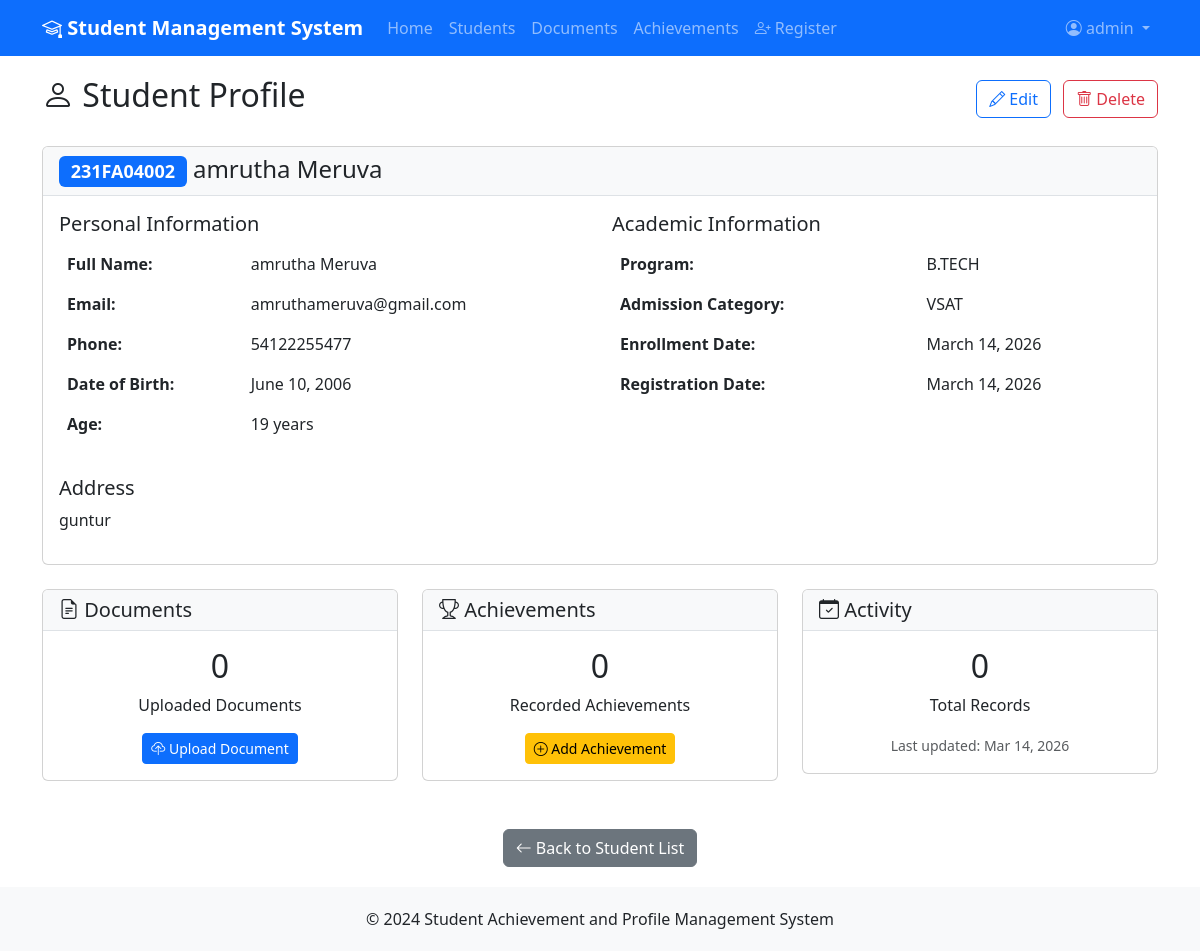
Page /students/2/ (signed in) on the committed database.
### accounts/models.py (models this page shows, shortened)
class CustomUser(AbstractUser):
    USER_TYPE_CHOICES = [
        ('STUDENT', 'Student'),
        ('STAFF', 'Staff Member'),
        ('ADMIN', 'Administrator'),
    ]
    user_type = models.CharField(max_length=10, choices=USER_TYPE_CHOICES, default='STUDENT')
    student_profile = models.OneToOneField('students.Student', on_delete=models.CASCADE, null=True, blank=True, related_name='user_account')
    groups = models.ManyToManyField(
        'auth.Group',
        verbose_name='groups',
        blank=True,
        help_text='The groups this user belongs to.',
        related_name='customuser_set',
        related_query_name='customuser',
    )
    user_permissions = models.ManyToManyField(
        'auth.Permission',
        verbose_name='user permissions',
        blank=True,
        help_text='Specific permissions for this user.',
        related_name='customuser_set',
        related_query_name='customuser',
    )

### students/models.py (models this page shows, shortened)
class Student(models.Model):
    BATCH_PREFIX = "231"  # You can change this based on year
    DEPARTMENT_CODE = "FA"  # Department code
    SEQUENCE_START = 4001  # Starting sequence number
    registration_number = models.CharField(max_length=20, unique=True, editable=False)
    first_name = models.CharField(max_length=100)
    last_name = models.CharField(max_length=100)
    email = models.EmailField(unique=True)
    phone = models.CharField(max_length=15)
    date_of_birth = models.DateField()
    address = models.TextField()
    ADMISSION_CATEGORIES = [
        ('VSAT', 'VSAT'),
        ('EAMCET', 'EAMCET'),
        ('JEE', 'JEE Main/Advanced'),
        ('MANAGEMENT', 'Management Quota'),
        ('OTHER', 'Other'),
    ]
    admission_category = models.CharField(max_length=20, choices=ADMISSION_CATEGORIES)
    program = models.CharField(max_length=100)
    enrollment_date = models.DateField()
    created_at = models.DateTimeField(auto_now_add=True)
    updated_at = models.DateTimeField(auto_now=True)
    class Meta:
        ordering = ['-created_at']
        verbose_name = 'Student'
        verbose_name_plural = 'Students'
    @property
    def full_name(self):
        return f"{self.first_name} {self.last_name}"
    @property
    def age(self):
        today = date.today()
        return today.year - self.date_of_birth.year - (
            (today.month, today.day) < (self.date_of_birth.month, self.date_of_birth.day)
        )

### students/views.py (the view)
# urls.py: path('students/<int:pk>/', views.student_detail, name='student_detail'),
def student_detail(request, pk):
    if not request.user.is_authenticated:
        messages.error(request, "Please login to view student details.")
        return redirect('login')
    student = get_object_or_404(Student, pk=pk)
    return render(request, 'students/detail.html', {'student': student})

### templates/students/detail.html (shortened to what this page needs)
{% extends 'base.html' %}
{% block content %}
<div class="row">
    <div class="col-12">
        <div class="d-flex justify-content-between align-items-center mb-4">
            <h2><i class="bi bi-person"></i> Student Profile</h2>
            <div>
                {% if user.is_authenticated %}
                    <a href="{% url 'student_update' student.pk %}" class="btn btn-outline-primary me-2">
                        <i class="bi bi-pencil"></i> Edit
                    </a>
                    <a href="{% url 'student_delete' student.pk %}" class="btn btn-outline-danger">
                        <i class="bi bi-trash"></i> Delete
                    </a>
                {% endif %}
            </div>
        </div>
        <div class="card mb-4">
            <div class="card-header">
                <h4 class="card-title mb-0">
                    <span class="badge bg-primary">{{ student.registration_number }}</span>
                    {{ student.full_name }}
                </h4>
            </div>
            <div class="card-body">
                <div class="row">
                    <div class="col-md-6">
                        <h5>Personal Information</h5>
                        <table class="table table-borderless">
                            <tr>
                                <td><strong>Full Name:</strong></td>
                                <td>{{ student.full_name }}</td>
                            </tr>
                            <tr>
                                <td><strong>Email:</strong></td>
                                <td>{{ student.email }}</td>
                            </tr>
                            <tr>
                                <td><strong>Phone:</strong></td>
                                <td>{{ student.phone }}</td>
                            </tr>
                            <tr>
                                <td><strong>Date of Birth:</strong></td>
                                <td>{{ student.date_of_birth }}</td>
                            </tr>
                            <tr>
                                <td><strong>Age:</strong></td>
                                <td>{{ student.age }} years</td>
                            </tr>
                        </table>
                    </div>
                    <div class="col-md-6">
                        <h5>Academic Information</h5>
                        <table class="table table-borderless">
                            <tr>
                                <td><strong>Program:</strong></td>
                                <td>{{ student.program }}</td>
                            </tr>
                            <tr>
                                <td><strong>Admission Category:</strong></td>
                                <td>{{ student.get_admission_category_display }}</td>
                            </tr>
                            <tr>
                                <td><strong>Enrollment Date:</strong></td>
                                <td>{{ student.enrollment_date }}</td>
                            </tr>
                            <tr>
                                <td><strong>Registration Date:</strong></td>
                                <td>{{ student.created_at|date:"F d, Y" }}</td>
                            </tr>
                        </table>
                    </div>
                </div>
                <div class="row mt-3">
                    <div class="col-12">
                        <h5>Address</h5>
                        <p>{{ student.address }}</p>
                    </div>
                </div>
            </div>
        </div>
        <div class="row">
            <div class="col-md-4 mb-4">
                <div class="card">
                    <div class="card-header">
                        <h5 class="card-title mb-0">
                            <i class="bi bi-file-earmark-text"></i> Documents
                        </h5>
                    </div>
                    <div class="card-body text-center">
                        <h2>{{ student.documents.count }}</h2>
                        <p class="card-text">Uploaded Documents</p>
                        <a href="{% url 'upload_document' %}?student={{ student.pk }}" class="btn btn-primary btn-sm">
                            <i class="bi bi-cloud-upload"></i> Upload Document
                        </a>
                    </div>
                </div>
            </div>
            <div class="col-md-4 mb-4">
                <div class="card">
                    <div class="card-header">
                        <h5 class="card-title mb-0">
                            <i class="bi bi-trophy"></i> Achievements
                        </h5>
                    </div>
                    <div class="card-body text-center">
                        <h2>{{ student.achievements.count }}</h2>
                        <p class="card-text">Recorded Achievements</p>
                        <a href="{% url 'add_achievement' %}?student={{ student.pk }}" class="btn btn-warning btn-sm">
                            <i class="bi bi-plus-circle"></i> Add Achievement
                        </a>
                    </div>
                </div>
            </div>
            <div class="col-md-4 mb-4">
                <div class="card">
                    <div class="card-header">
                        <h5 class="card-title mb-0">
                            <i class="bi bi-calendar-check"></i> Activity
                        </h5>
                    </div>
                    <div class="card-body text-center">
                        <h2>{{ student.documents.count|add:student.achievements.count }}</h2>
                        <p class="card-text">Total Records</p>
                        <small class="text-muted">Last updated: {{ student.updated_at|date:"M d, Y" }}</small>
                    </div>
                </div>
            </div>
        </div>
        <div class="text-center mt-4">
            <a href="{% url 'student_list' %}" class="btn btn-secondary">
                <i class="bi bi-arrow-left"></i> Back to Student List
            </a>
        </div>
    </div>
</div>
{% endblock %}

### templates/base.html (shortened to what this page needs)
<!DOCTYPE html>
<html lang="en">
<head>
    <link href="https://cdn.jsdelivr.net/npm/bootstrap@5.3.0/dist/css/bootstrap.min.css" rel="stylesheet">
    <link rel="stylesheet" href="https://cdn.jsdelivr.net/npm/bootstrap-icons@1.10.0/font/bootstrap-icons.css">
</head>
<body>
    <nav class="navbar navbar-expand-lg navbar-dark bg-primary">
        <div class="container">
            <a class="navbar-brand" href="{% url 'home' %}">
                <i class="bi bi-mortarboard"></i> Student Management System
            </a>
            <div class="collapse navbar-collapse" id="navbarNav">
                <ul class="navbar-nav me-auto">
                    <li class="nav-item">
                        <a class="nav-link" href="{% url 'home' %}">Home</a>
                    </li>
                    <li class="nav-item">
                        <a class="nav-link" href="{% url 'student_list' %}">Students</a>
                    </li>
                    <li class="nav-item">
                        <a class="nav-link" href="{% url 'document_list' %}">Documents</a>
                    </li>
                    <li class="nav-item">
                        <a class="nav-link" href="{% url 'achievement_list' %}">Achievements</a>
                    </li>
                    <li class="nav-item">
                        <a class="nav-link" href="{% url 'student_self_register' %}">
                            <i class="bi bi-person-plus"></i> Register
                        </a>
                    </li>
                </ul>
                <ul class="navbar-nav">
                    {% if user.is_authenticated %}
                        <li class="nav-item dropdown">
                            <a class="nav-link dropdown-toggle" href="#" role="button" data-bs-toggle="dropdown">
                                <i class="bi bi-person-circle"></i> {{ user.username }}
                            </a>
                        </li>
                    {% endif %}
                </ul>
            </div>
        </div>
    </nav>
    <main class="main-content">
        <div class="container">
            {% block content %}
            {% endblock %}
        </div>
    </main>
    <footer class="footer mt-auto">
        <div class="container text-center">
            <p class="mb-0">&copy; 2024 Student Achievement and Profile Management System</p>
        </div>
    </footer>
</body>
</html>

### templates/base.html (style rules this page uses)
.navbar-brand { font-weight: bold; }
.main-content { padding: 20px 0; }
.card-header { background-color: #f8f9fa; border-bottom: 1px solid #dee2e6; }
.footer { background-color: #f8f9fa; padding: 20px 0; margin-top: 40px; }

### rows in the picture
CustomUser: username "admin"
Student: registration_number "231FA04002", full_name "amrutha Meruva", email "amruthameruva@gmail.com", phone "54122255477", date_of_birth "June 10, 2006", age "19", program "B.TECH", admission_category "VSAT", enrollment_date "March 14, 2026", created_at "March 14, 2026", address "guntur", documents.count "0", achievements.count "0", documents.count|add "0", updated_at "Mar 14, 2026"
